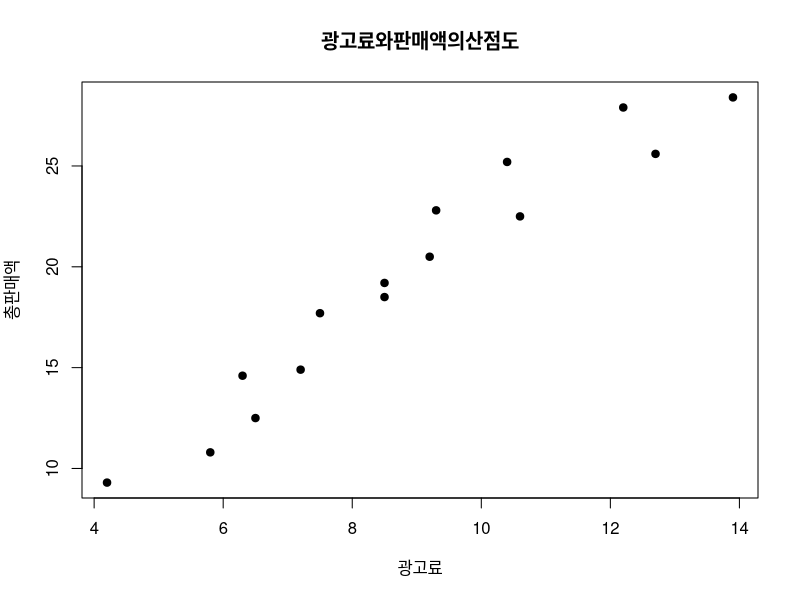
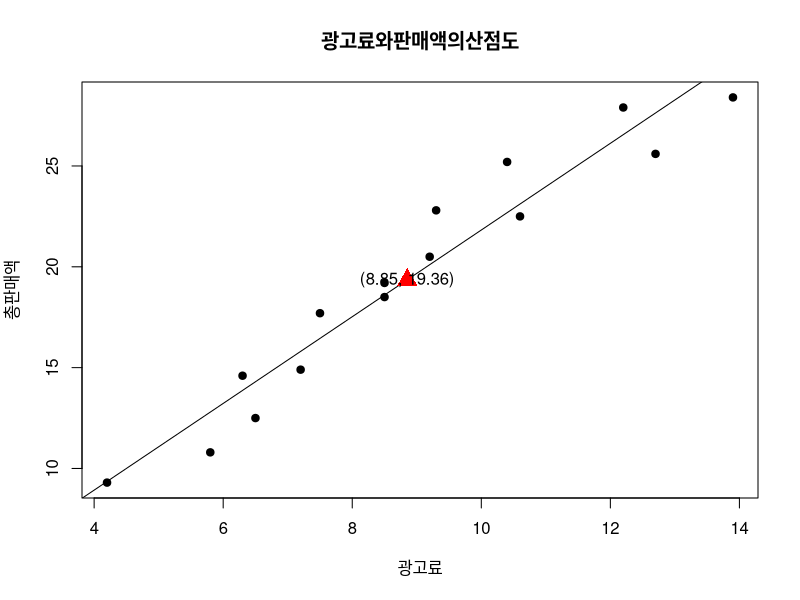
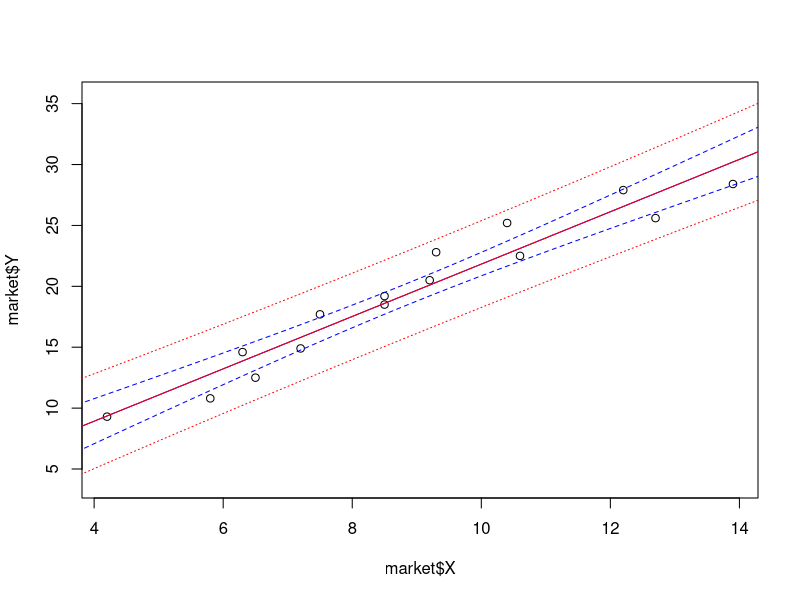

R code for these plots, in order:
## ---- chunk 1
knitr::opts_chunk$set(echo = TRUE)
## ---- chunk 2
market <-  read.table("market-1.txt", header=T)
head(market)
plot(market$X, market$Y, xlab="광고료", ylab="총판매액", pch=19)
title("광고료와판매액의산점도")
## ---- chunk 3
market.lm = lm(Y ~ X, data=market)
summary(market.lm)
## ---- chunk 4
plot(market$X, market$Y, xlab="광고료", ylab="총판매액", pch=19)
title("광고료와판매액의산점도")

abline(market.lm)
identify(market$X, market$Y)

names(market.lm)
market.lm$resid

xbar= mean(market$X)
ybar= mean(market$Y)
points(xbar, ybar, pch=17, cex=2.0, col='RED')
text(xbar, ybar, "(8.85, 19.36)")
fx<-"Y-hat = 0.328+2.14*X"
#text(locator(1), fx)
## ---- chunk 5

sum(market.lm$resid)

resid= market.lm$residuals
fitted = market.lm$fitted
sum(resid)
## ---- chunk 6
sum(fitted)
sum(market$Y)
## ---- chunk 7
sum(market$X * resid)  #잔차의 특성 - 수직관계 확인
sum(market$X * market.lm$resid)
sum(fitted * resid)    #잔차의 특성 - 수직관계 확인
## ---- chunk 8
#분산분석표에 의한 F검정
anova(market.lm)

qf(0.95,1,13)
1-pf(192.9,1,13)
## ---- chunk 9
#추정값의 신뢰구간간
pred.frame= data.frame(X=seq(3.5, 14.5, 0.2))
pc = predict(market.lm, int="c", newdata=pred.frame) #기댓값신뢰구간
pp = predict(market.lm, int="p", newdata=pred.frame) #새로운값 신뢰구간
head(pc, 3)
head(pp, 3)

pred.X= pred.frame$X
plot(market$X, market$Y, ylim=range(market$Y, pp))
matlines(pred.X, pc, lty=c(1,2,2), col="BLUE")
matlines(pred.X, pp, lty=c(1,3,3), col="RED")


## ---- chunk 10
#Beta의 검정
# 유의수준 0.05 기각역
qt(0.975, 13)
# 유의확률 p-값
2*(1-pt(13.889, 13))

#가중회귀
x = c(1,2,3,4,5)
y = c(2,3,5,8,7)
w = 1/x
w.lm= lm(y ~ x, weights=w)
summary(w.lm)
anova(w.lm)
